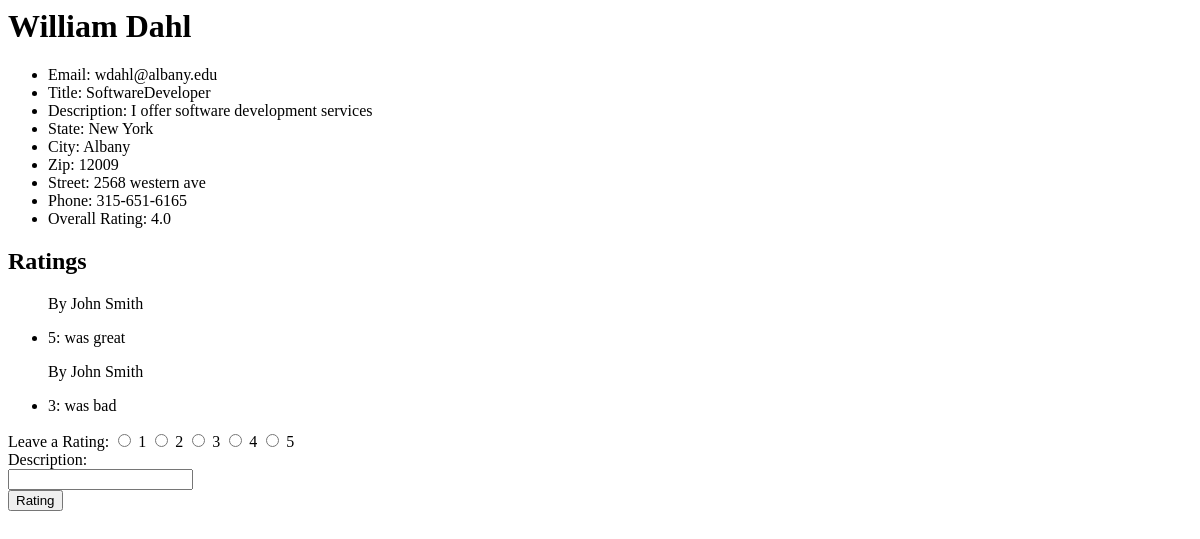
The app's page /RateMyServices/1&1/, older data.
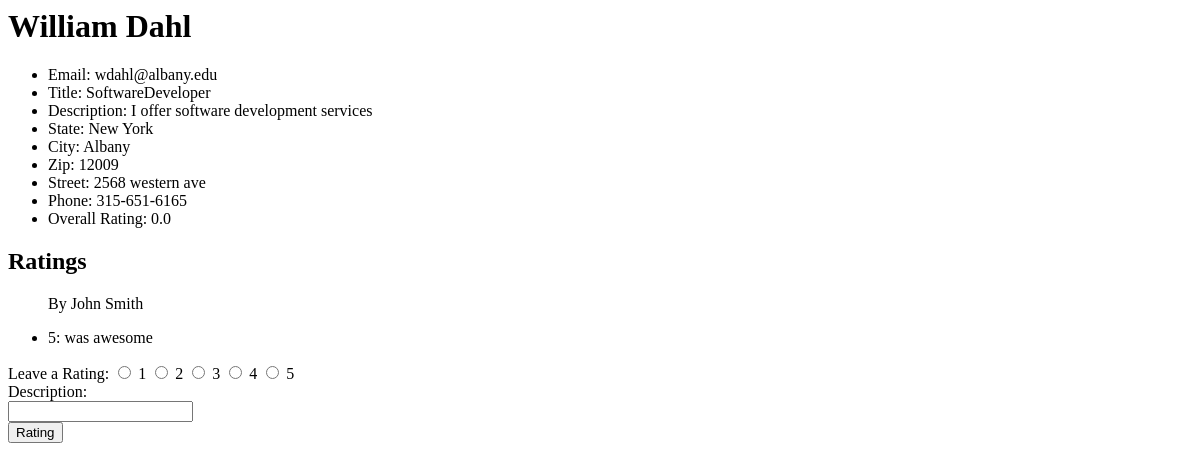
The same page, newer data.
### RateMyServices/models.py (models this page shows, shortened)
class ProfessionalUser(models.Model):
	generalUserID = models.ForeignKey(GeneralUser, on_delete=models.CASCADE)
	title = models.CharField(max_length=30, default='')
	description = models.CharField(max_length=200, default='')
	avg_rating = models.FloatField(default=0.0)

class GeneralUser(models.Model):
	first_name = models.CharField(max_length=30)
	last_name = models.CharField(max_length=30)
	email = models.EmailField()
	password = models.CharField(max_length=30)
	state = models.CharField(max_length=30)
	city = models.CharField(max_length=30)
	zips = models.CharField(max_length=5)
	street = models.CharField(max_length=100)
	phone = models.CharField(max_length=12)

class Rating(models.Model):
	rater = models.ForeignKey(GeneralUser, on_delete=models.CASCADE)
	provider = models.ForeignKey(ProfessionalUser, on_delete=models.CASCADE)
	rating = models.IntegerField()
	description = models.CharField(max_length=200)

### RateMyServices/views.py (the view)
# urls.py: path('<int:professionaluser_id>&<int:generaluser_id>/', views.user_profile, name='user_profile'),
def user_profile(request, professionaluser_id, generaluser_id):
	pUser = get_object_or_404(ProfessionalUser, id=professionaluser_id)
	gUser = get_object_or_404(GeneralUser, id=generaluser_id)
	return render(request, 'RateMyServices/user_profile.html', {'pUser': pUser, 'gUser': gUser})

### RateMyServices/templates/RateMyServices/user_profile.html (shortened to what this page needs)
<h1>{{ pUser.generalUserID.first_name }} {{ pUser.generalUserID.last_name }}</h1>
<ul>
	<li>Email: {{ pUser.generalUserID.email }}</li>
	<li>Title: {{ pUser.title }}</li>
	<li>Description: {{ pUser.description }}</li>
	<li>State: {{ pUser.generalUserID.state }}</li>
	<li>City: {{ pUser.generalUserID.city }}</li>
	<li>Zip: {{ pUser.generalUserID.zips }}</li>
	<li>Street: {{ pUser.generalUserID.street }}</li>
	<li>Phone: {{ pUser.generalUserID.phone }}</li>
	<li>Overall Rating: {{ pUser.avg_rating }}</li>
</ul>
<h2>Ratings</h2>
<ul>
	{% for rating in pUser.rating_set.all %}
	<p>By {{ rating.rater.first_name }} {{ rating.rater.last_name }}</p>
	<li>{{ rating.rating }}: {{ rating.description}}</li>
	{% endfor %}
</ul>
<form action="{% url 'RateMyServices:rate' pUser.id gUser.id%}" method="post">
	Leave a Rating:
	<input type="radio" name="rating" id="rating1" value="1">
	<label for="rating1">1</label>
	<input type="radio" name="rating" id="rating2" value="2">
	<label for="rating2">2</label>
	<input type="radio" name="rating" id="rating3" value="3">
	<label for="rating3">3</label>
	<input type="radio" name="rating" id="rating4" value="4">
	<label for="rating4">4</label>
	<input type="radio" name="rating" id="rating5" value="5">
	<label for="rating5">5</label>
	<br>
	Description:<br>
	<input type="text" name="description"><br>
	<input type="submit" value="Rating">

Row changes from the older to the newer data that the page shows:
removed Rating: rater.first_name "John", rater.last_name "Smith", rating "5", description "was great"
removed Rating: rater.first_name "John", rater.last_name "Smith", rating "3", description "was bad"
changed ProfessionalUser "SoftwareDeveloper": avg_rating "4.0" → "0.0"
added Rating: rater.first_name "John", rater.last_name "Smith", rating "5", description "was awesome"
